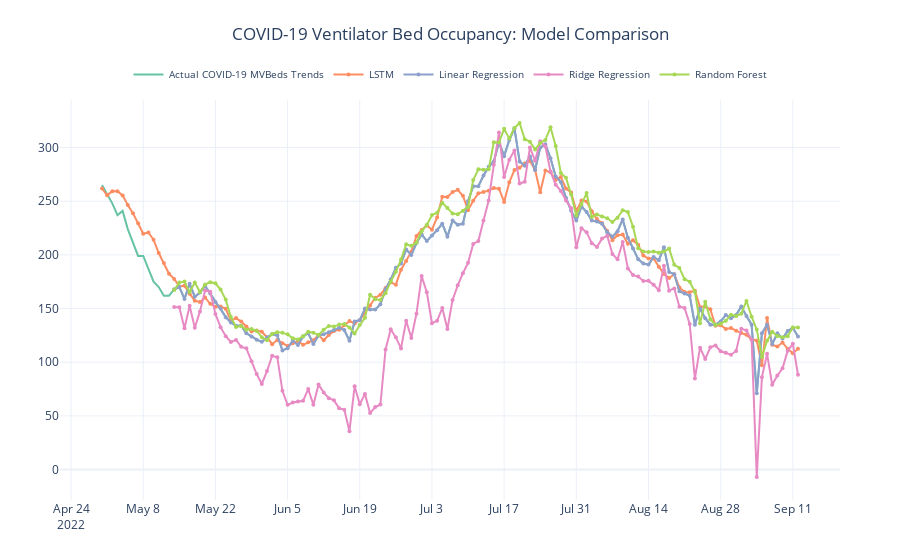

Source (notebook cell):
### Code cell
if baseline_predictions:
    # Add baseline predictions to the visualization
    for name, y_pred in baseline_predictions.items():
        pred_df[name] = np.nan
        
        # Handle index differences safely
        common_indices = pred_df.index.intersection(test_baseline['date'])
        if len(common_indices) > 0:
            # Create an index-matching dictionary
            index_map = {date: i for i, date in enumerate(test_baseline['date'])}
            
            # Update values only for matching dates
            for date in common_indices:
                if date in index_map:
                    idx = index_map[date]
                    if idx < len(y_pred):  # Ensure we don't go out of bounds
                        pred_df.loc[date, name] = y_pred[idx]
        else:
            print(f"Warning: No matching indices found for {name} predictions")
    
    # Create comparison plot with LSTM + baseline forecasts
    forecast_columns = ["LSTM Forecast"] + list(baseline_predictions.keys())
    forecast_display_names = ["LSTM"] + list(baseline_predictions.keys())
    
    fig = plot_forecast(pred_df, forecast_columns, forecast_display_names)
    title_text = "COVID-19 Ventilator Bed Occupancy: Model Comparison"
    # fig = format_plot(fig, title=title_text, xlabel="Date", ylabel="Ventilator Beds")
    
    # Update layout: Centered legend, below the title, horizontally
    fig.update_layout(
        margin=dict(t=100, b=60, l=60, r=60),
        title={
            "text": title_text,
            "x": 0.5,
            "xanchor": "center",
            "y": 0.95,
            "yanchor": "top"
        },
        showlegend=True,
        legend=dict(
            orientation="h",           # horizontal orientation
            x=0.5,                     # center horizontally
            xanchor="center",
            y=1.1,                     # place legend below title
            yanchor="top",
            font=dict(size=10),
            # ncol=5  # set if you want all items on a single line
        )
    )
    
    fig.update_xaxes(type="date")
    fig.show()

else:
    # Show only LSTM predictions if baseline models are unavailable
    fig = plot_forecast(pred_df, 
                        forecast_columns=["LSTM Forecast"], 
                        forecast_display_names=["LSTM with Enhanced Features"])
    
    title_text = "COVID-19 Ventilator Bed Occupancy: LSTM Forecast"
    fig = format_plot(fig, title=title_text, xlabel="Date", ylabel="Ventilator Beds")
    
    # Same legend styling for consistency
    fig.update_layout(
        margin=dict(t=100, b=60, l=60, r=60),
        title={
            "text": title_text,
            "x": 0.5,
            "xanchor": "center",
            "y": 0.95,
            "yanchor": "top"
        },
        showlegend=True,
        legend=dict(
            orientation="h",
            x=0.5,
            xanchor="center",
            y=1.1,
            yanchor="top",
            font=dict(size=10),
            # ncol=5  # set if you want all items on a single line
        )
    )
    
    fig.update_xaxes(type="date")
    fig.show()
    print("No baseline predictions available for comparison.")

### Figure 1 — Plotly figure (JSON) as saved in the notebook; plotly's stock layout.template omitted (floating-point values rounded to 4 significant figures; data arrays with more than 128 entries replaced by an {"elided": "..."} marker saying what was removed)
{"data": [{"line": {"color": "rgb(102,194,165)", "width": 2}, "mode": "lines", "name": "Actual COVID-19 MVBeds Trends", "type": "scatter", "x": {"elided": "136 str values"}, "y": {"elided": "136 float values"}}, {"line": {"color": "rgb(252,141,98)", "width": 2}, "marker": {"size": 4}, "mode": "lines+markers", "name": "LSTM", "type": "scatter", "x": {"elided": "136 str values"}, "y": {"elided": "136 float values"}}, {"line": {"color": "rgb(141,160,203)", "width": 2}, "marker": {"size": 4}, "mode": "lines+markers", "name": "Linear Regression", "type": "scatter", "x": {"elided": "136 str values"}, "y": {"elided": "136 float values"}}, {"line": {"color": "rgb(231,138,195)", "width": 2}, "marker": {"size": 4}, "mode": "lines+markers", "name": "Ridge Regression", "type": "scatter", "x": {"elided": "136 str values"}, "y": {"elided": "136 float values"}}, {"line": {"color": "rgb(166,216,84)", "width": 2}, "marker": {"size": 4}, "mode": "lines+markers", "name": "Random Forest", "type": "scatter", "x": {"elided": "136 str values"}, "y": {"elided": "136 float values"}}], "layout": {"legend": {"font": {"size": 10}, "orientation": "h", "x": 0.5, "xanchor": "center", "y": 1.1, "yanchor": "top"}, "margin": {"b": 60, "l": 60, "r": 60, "t": 100}, "showlegend": true, "title": {"text": "COVID-19 Ventilator Bed Occupancy: Model Comparison", "x": 0.5, "xanchor": "center", "y": 0.95, "yanchor": "top"}, "xaxis": {"type": "date"}}}
